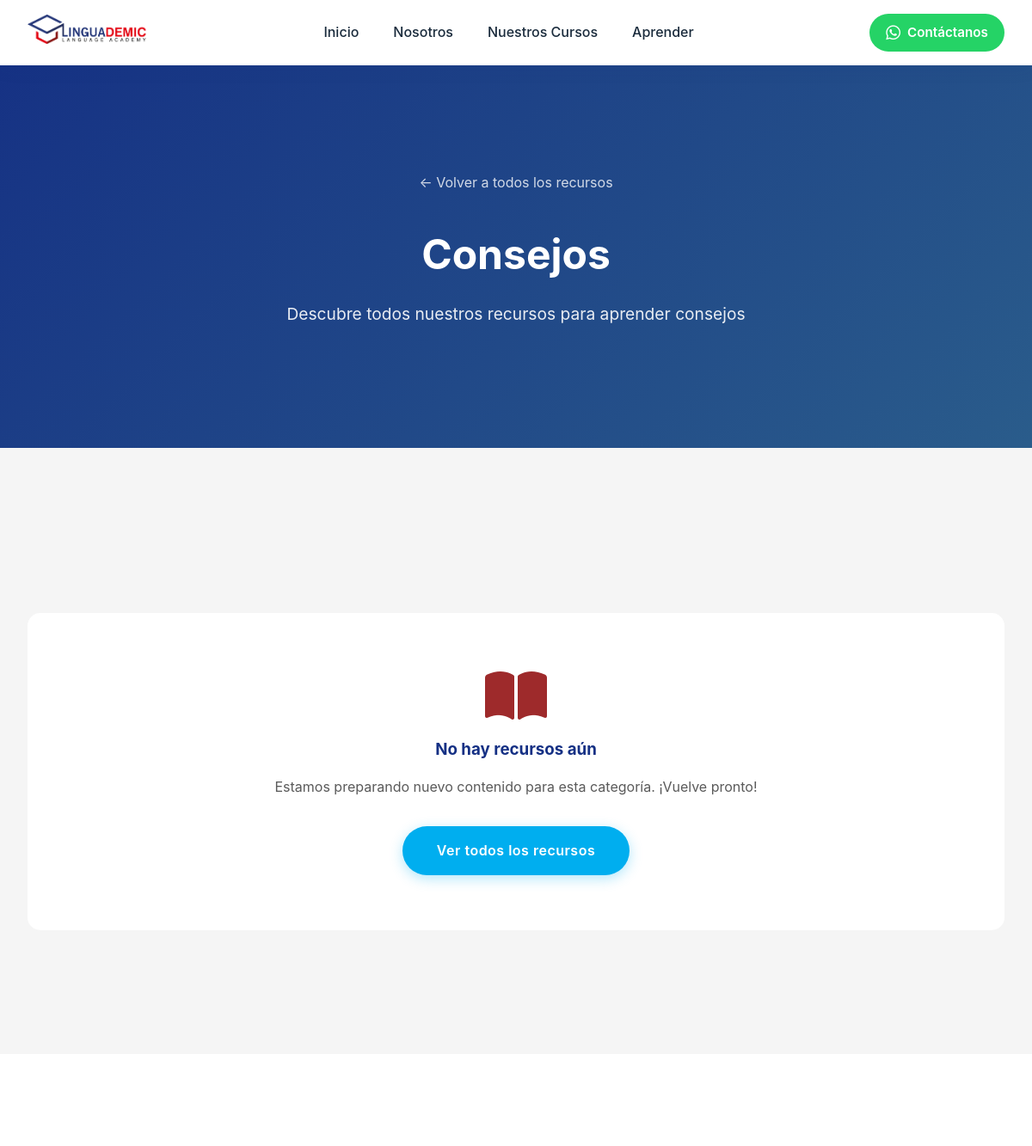
Before: /aprender/categoria/consejos/ (upper part) with the older database file.
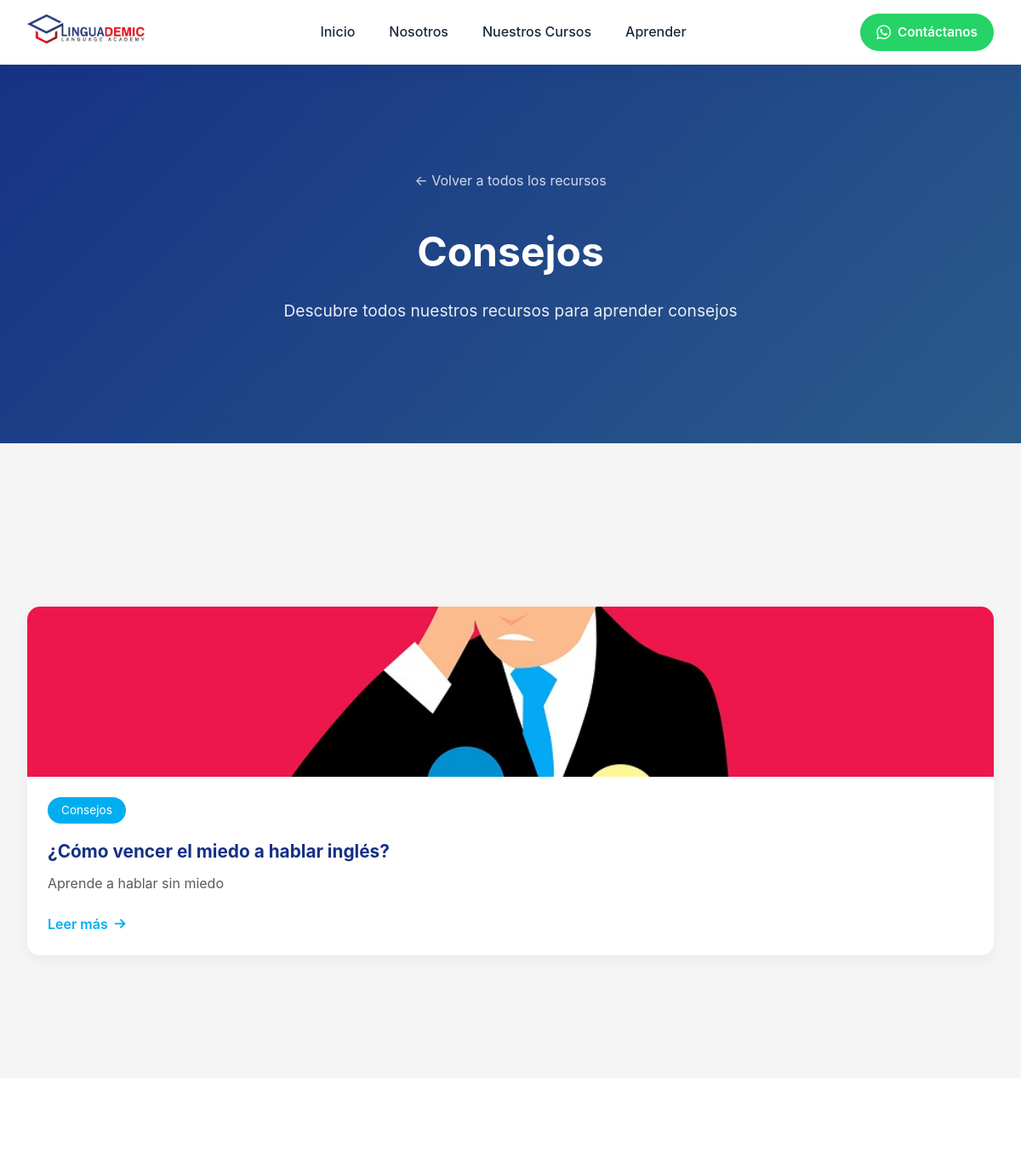
After: the same page with the newer database file.
### website/models.py (models this page shows, shortened)
class Recurso(models.Model):
    CATEGORIAS = [
        ('vocabulario', 'Vocabulario'),
        ('gramatica', 'Gramática'),
        ('pronunciacion', 'Pronunciación'),
        ('consejos', 'Consejos'),
        ('cultura', 'Cultura'),
    ]
    titulo = models.CharField(max_length=200)
    slug = models.SlugField(unique=True)
    categoria = models.CharField(max_length=20, choices=CATEGORIAS)
    descripcion_corta = models.CharField(max_length=200)
    contenido = RichTextField()
    imagen = models.ImageField(upload_to='recursos/', blank=True, null=True)
    fecha_publicacion = models.DateTimeField(auto_now_add=True)
    activo = models.BooleanField(default=True)
    class Meta:
        ordering = ['-fecha_publicacion']

### website/views.py (the view)
# urls.py: path('aprender/categoria/<str:categoria>/', aprender_categoria, name='aprender_categoria'),
def aprender_categoria(request, categoria):
    recursos = Recurso.objects.filter(categoria=categoria, activo=True)
    paginator = Paginator(recursos, 9)
    page = request.GET.get('page')
    recursos_paginados = paginator.get_page(page)
    categorias_dict = dict(Recurso.CATEGORIAS)
    return render(request, 'aprender/categoria.html', {
        'recursos': recursos_paginados,
        'categoria': categorias_dict.get(categoria, categoria)
    })

### templates/aprender/categoria.html (shortened to what this page needs)
{% extends 'base.html' %}
{% load static %}
{% block extra_css %}
<link rel="stylesheet" href="{% static 'css/aprender.css' %}">
{% endblock %}
{% block content %}
<section class="categoria-hero">
    <div class="container">
        <a href="{% url 'aprender_index' %}" class="volver-link">
            ← Volver a todos los recursos
        </a>
        <h1>{{ categoria }}</h1>
        <p>Descubre todos nuestros recursos para aprender {{ categoria|lower }}</p>
    </div>
</section>
<section class="recursos-categoria">
    <div class="container">
        <div class="recursos-grid">
            {% for recurso in recursos %}
            <a href="{% url 'aprender_articulo' recurso.slug %}" class="recurso-card-link">
                <div class="recurso-card" data-categoria="{{ recurso.categoria }}">
                    {% if recurso.imagen %}
                    <img src="{{ recurso.imagen.url }}" alt="{{ recurso.titulo }}">
                    {% endif %}
                    <div class="recurso-content">
                        <span class="recurso-categoria">{{ recurso.get_categoria_display }}</span>
                        <h3>{{ recurso.titulo }}</h3>
                        <p>{{ recurso.descripcion_corta }}</p>
                        <span class="btn-link">Leer más <i class="fas fa-arrow-right"></i></span>
                    </div>
                </div>
            </a>
            {% empty %}
            <div class="sin-recursos">
                <i class="fas fa-book-open"></i>
                <h3>No hay recursos aún</h3>
                <p>Estamos preparando nuevo contenido para esta categoría. ¡Vuelve pronto!</p>
                <a href="{% url 'aprender_index' %}" class="btn btn-primary">Ver todos los recursos</a>
            </div>
            {% endfor %}
        </div>
    </div>
</section>
<section class="newsletter">
    <div class="container">
    </div>
</section>
{% endblock %}

### templates/base.html (shortened to what this page needs)
{% load static %}
<!DOCTYPE html>
<html lang="en">
<head>
    <link rel="stylesheet" href="{% static 'css/base.css' %}">
    <link rel="stylesheet" href="https://cdnjs.cloudflare.com/ajax/libs/font-awesome/6.0.0/css/all.min.css">
    {% block extra_css %} {% endblock %}
</head>
<body>
    {% include 'includes/navbar.html' %}
    <main>
        {% block content%}
        {% endblock %}
    </main>
</body>
</html>

### templates/includes/navbar.html (shortened to what this page needs)
{% load static %}
<nav class="navbar">
    <div class="nav-container">
        <div class="logo">
            <a href="{% url 'home' %}">
                <img width="140px" src="{% static 'media/images/large.png' %}" alt="logo">
            </a>
        </div>
        <ul class="nav-menu">
            <li><a href="/" class="nav-link">Inicio</a></li>
            <li><a href="{% url 'home' %}#about" class="nav-link">Nosotros</a></li>
            <li><a href="{% url 'home' %}#cursos" class="nav-link">Nuestros Cursos</a></li>
            <li><a href="{% url 'aprender_index' %}" class="nav-link">Aprender</a></li>
        </ul>
        <div class="nav-actions">
            <a href="https://wa.me/+584248325554" class="btn-whatsapp" target="_blank">
                <i class="fab fa-whatsapp"></i>
                <span>Contáctanos</span>
            </a>
        </div>
    </div>
</nav>

### templates/includes/footer.html (shortened to what this page needs)
{% load static %}

### static/css/base.css (style rules this page uses)
:root { --primary-dark: #153084; --primary-red: #9E2A2B; --primary-blue: #2A5C8B; --primary-light: #00aeef; --text-dark: #1A2B3C; --background-light: #F5F5F5; --gray-medium: #5A5A5A; --white: #FFFFFF; --transition: all 0.3s ease; }
* { margin: 0; padding: 0; box-sizing: border-box; }
html { scroll-behavior: smooth; }
body { font-family: -apple-system, BlinkMacSystemFont, 'Segoe UI', Roboto, Oxygen, Ubuntu, sans-serif; line-height: 1.6; color: var(--text-dark); background-color: var(--background-light); }
.navbar { background: var(--white); box-shadow: 0 2px 20px rgba(21, 48, 132, 0.1); position: fixed; width: 100%; top: 0; z-index: 1000; }
.nav-container { max-width: 1200px; margin: 0 auto; padding: 1rem 2rem; display: flex; justify-content: space-between; align-items: center; }
.logo a { display: inline-block; transition: var(--transition); }
.nav-menu { display: flex; list-style: none; gap: 2.5rem; }
.nav-link { color: var(--text-dark); text-decoration: none; font-weight: 500; transition: var(--transition); position: relative; }
.nav-link::after { content: ''; position: absolute; width: 0; height: 2px; bottom: -4px; left: 0; background: var(--primary-red); transition: var(--transition); }
.nav-actions { display: flex; align-items: center; gap: 1.5rem; }
.btn-whatsapp { background: #25D366; color: var(--white); padding: 0.6rem 1.2rem; border-radius: 50px; text-decoration: none; font-weight: 600; display: flex; align-items: center; gap: 0.5rem; transition: var(--transition); font-size: 0.95rem; }
.btn-whatsapp i { font-size: 1.2rem; }
.container { max-width: 1200px; margin: 0 auto; padding: 5rem 2rem; }

### static/css/aprender.css (style rules this page uses)
.recursos-grid { display: grid; grid-template-columns: repeat(auto-fit, minmax(300px, 1fr)); gap: 2rem; margin-top: 3rem; }
.recurso-card { background: var(--white); border-radius: 15px; overflow: hidden; box-shadow: 0 5px 15px rgba(0,0,0,0.05); transition: var(--transition); display: flex; flex-direction: column; }
.recurso-card img { width: 100%; height: 200px; object-fit: cover; }
.recurso-content { padding: 1.5rem; }
.recurso-categoria { display: inline-block; padding: 0.3rem 1rem; background: var(--primary-light); color: var(--white); border-radius: 50px; font-size: 0.85rem; margin-bottom: 1rem; }
.recurso-content h3 { color: var(--primary-dark); margin-bottom: 0.5rem; }
.recurso-content p { color: var(--gray-medium); margin-bottom: 1.5rem; line-height: 1.6; }
.newsletter { padding: 4rem 0; text-align: center; background: var(--white); }
.categoria-hero { background: linear-gradient(135deg, var(--primary-dark) 0%, var(--primary-blue) 100%); color: var(--white); padding: 120px 0 60px; text-align: center; }
.categoria-hero .volver-link { display: inline-block; color: var(--white); opacity: 0.8; text-decoration: none; margin-bottom: 2rem; transition: var(--transition); }
.categoria-hero h1 { font-size: 3rem; margin-bottom: 1rem; }
.categoria-hero p { font-size: 1.2rem; opacity: 0.9; }
.recursos-categoria { padding: 4rem 0; background: var(--background-light); }
.recurso-card-link { text-decoration: none; display: block; transition: var(--transition); }
.recurso-card { background: var(--white); border-radius: 15px; overflow: hidden; box-shadow: 0 5px 15px rgba(0,0,0,0.05); transition: var(--transition); height: 100%; display: flex; flex-direction: column; }
.recurso-content { padding: 1.5rem; flex: 1; display: flex; flex-direction: column; }
.recurso-categoria { display: inline-block; padding: 0.3rem 1rem; background: var(--primary-light); color: var(--white); border-radius: 50px; font-size: 0.85rem; margin-bottom: 1rem; align-self: flex-start; }
.recurso-content h3 { color: var(--primary-dark); margin-bottom: 0.5rem; font-size: 1.3rem; transition: var(--transition); }
.recurso-content p { color: var(--gray-medium); margin-bottom: 1rem; line-height: 1.5; flex: 1; }
.btn-link { color: var(--primary-light); font-weight: 600; transition: var(--transition); display: inline-flex; align-items: center; gap: 0.5rem; margin-top: 0.5rem; }
.btn-link i { font-size: 0.9rem; transition: var(--transition); }

Changed rows visible on the page:
added Recurso: categoria "Consejos", categoria "consejos", imagen (picture), titulo "¿Cómo vencer el miedo a hablar inglés?", descripcion_corta "Aprende a hablar sin miedo"
Other visible differences:
{{ categoria }}: "Consejos" → (not shown)
{{ categoria|lower }}: "consejos" → (not shown)
text no longer shown: "No hay recursos aún Estamos preparando nuevo contenido para esta categoría. ¡Vuelve pronto! Ver todos los recursos"
